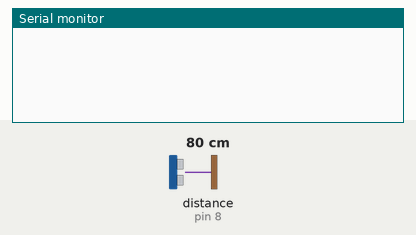
A sketch run on a simulated Arduino Uno, built with avr-gcc and run on an emulated ATmega328P. Parts: the last lines printed to the serial monitor. Wiring (inferred from the names in the program): ultrasonic range finder: trigger pin 7; echo pin 8. The inputs (shaded band) are chosen by the test bench; at power-on: distance to the obstacle (sensor on pin 8) 80 cm. The echo pulse lasts 58.3 µs per cm.

Above: at 1.2 s.
1.3 s: distance to the obstacle (sensor on pin 8) set to 2 cm
At 1.9 s:
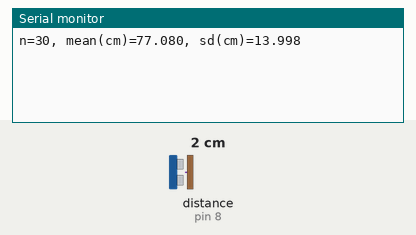
4.3 s: distance to the obstacle (sensor on pin 8) set to 4 cm
At 6.1 s:
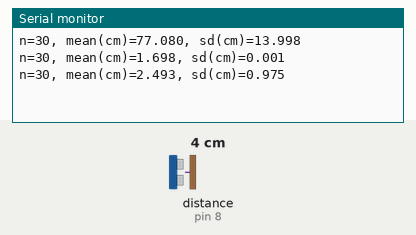
Timing chart, 0 to 7.6 s (numbered marks = the images above; inputs shaded):
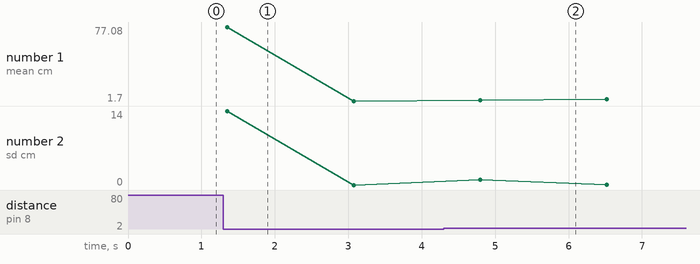

Measured:
- after the input at 1.3 s, the serial monitor: prints a new line after 0.05 s (image 1)
- after the input at 4.3 s, the serial monitor: prints a new line after 0.49 s (image 2)
- plotted number 1: 1.7 → 3.69 after the input at 4.3 s
- plotted number 2: 0 → 0 after the input at 4.3 s

The sketch:

SensorCalibration.ino
```cpp
const uint8_t trig_pin = 7;
const uint8_t echo_pin = 8;
const int N = 30;

// Send a 10 µs trigger pulse
void sendTrig() {
  digitalWrite(trig_pin, HIGH);
  delayMicroseconds(10);      // 10 µs pulse
  digitalWrite(trig_pin, LOW);
}

// Measure echo pulse width in microseconds (returns 0 on timeout)
unsigned long measureEcho(int timeout = 30000) {
  sendTrig();
  unsigned long echo = pulseIn(echo_pin, HIGH, timeout);
  return echo;
}

float readDistanceCM() {
  unsigned long echo = measureEcho();
  if (echo == 0) return NAN;
  return echo * 0.0343f * 0.5f;
}

void sampleAtFixedDistance() {
  float sum = 0, sum2 = 0;
  int count = 0;

  for (int i = 0; i < N; ++i) {
    float d = readDistanceCM();
    if (isnan(d) || d <= 0) { i--; continue; }
    sum  += d;
    sum2 += d*d;
    count++;
    delay(40);
  }

  float mean = sum / count;
  float var  = sum2 / count - mean*mean;
  float sd   = (var > 0) ? sqrt(var) : 0;

  Serial.print("n="); Serial.print(count);
  Serial.print(", mean(cm)="); Serial.print(mean, 3);
  Serial.print(", sd(cm)="); Serial.println(sd, 3);
}

void setup() {
  pinMode(trig_pin, OUTPUT);
  pinMode(echo_pin, INPUT);
  Serial.begin(9600);
  digitalWrite(trig_pin,LOW);
}

// Note: Only take the mean (cm) whenever sd(cm) is below the tolerance: 0.050
void loop() {
  sampleAtFixedDistance();
  delay(500);
}
```
